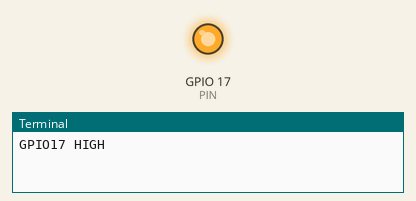
Bench run of a program on a simulated Raspberry Pi (BCM pin numbers). On the bench: output pins drawn as LEDs (lit = HIGH), the last lines printed to the terminal. At 2.0 s the program stops and its outputs stay as they are.

Above: at 0.1 s.
At 2.1 s:
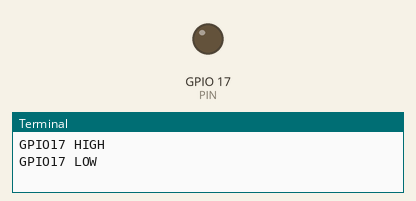
Timing chart, 0 to 3.5 s (numbered marks = the images above):
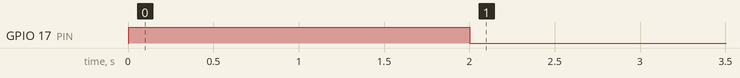

Measured:
- by itself, GPIO 17 (PIN): LOW → HIGH at 0.00 s, → LOW 2.0 s later

The program:

3.py
```python
import time
import lgpio

PIN = 17  # BCM GPIO number, physical pin 11

h = lgpio.gpiochip_open(0)

try:
    lgpio.gpio_claim_output(h, PIN)

    print("GPIO17 HIGH")
    lgpio.gpio_write(h, PIN, 1)
    time.sleep(2)

    print("GPIO17 LOW")
    lgpio.gpio_write(h, PIN, 0)

finally:
    lgpio.gpiochip_close(h)
```
